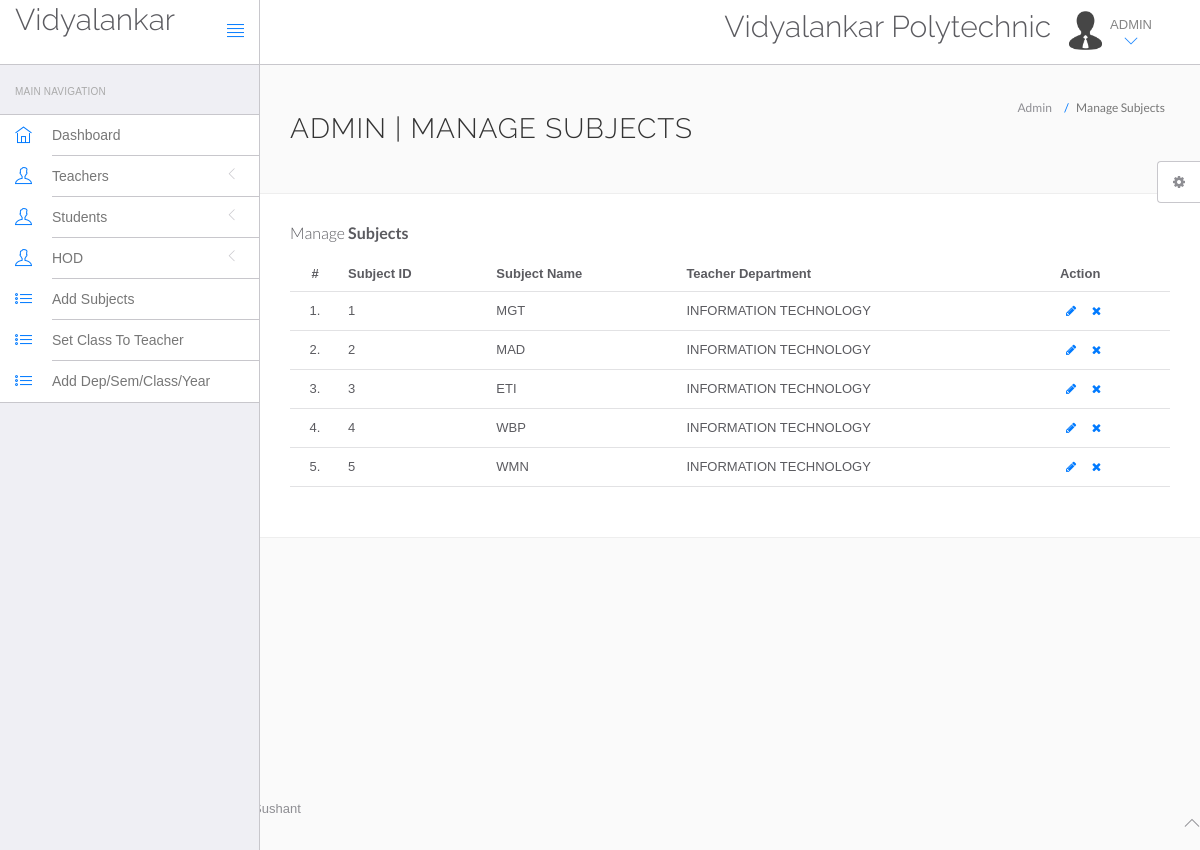
The app's page /afclick/admin/all-subjects.php (signed in) with its own data.
### tables this page shows
CREATE TABLE `subject` (
  `sub_id` int(20) NOT NULL,
  `sub_code` int(10) NOT NULL,
  `sub_name` varchar(30) NOT NULL,
  `years` varchar(20) NOT NULL,
  `dept_name` varchar(30) NOT NULL,
  `sem` varchar(10) NOT NULL,
  `specialize` varchar(30) NOT NULL,
  `practical` tinyint(1) NOT NULL,
  `theory` tinyint(1) NOT NULL,
  `creationdate` timestamp NOT NULL DEFAULT current_timestamp(),
  `updationdate` varchar(30) NOT NULL,
  `pos_filled` tinyint(1) NOT NULL,
  `feed_form` tinyint(1) NOT NULL,
  `course_exit_form` tinyint(1) NOT NULL,
  `co_pt1` tinyint(1) NOT NULL,
  `co_pt2` tinyint(1) NOT NULL
);

### afclick/admin/all-subjects.php (the view, shortened to what this page needs)
<?php
include('include/config.php');
?>
<!DOCTYPE html>
<html lang="en">
	<head>
		<link rel="stylesheet" href="vendor/bootstrap/css/bootstrap.min.css">
		<link rel="stylesheet" href="vendor/fontawesome/css/font-awesome.min.css">
		<link rel="stylesheet" href="vendor/themify-icons/themify-icons.min.css">
		<link href="vendor/animate.css/animate.min.css" rel="stylesheet" media="screen">
		<link href="vendor/perfect-scrollbar/perfect-scrollbar.min.css" rel="stylesheet" media="screen">
		<link href="vendor/switchery/switchery.min.css" rel="stylesheet" media="screen">
		<link href="vendor/bootstrap-touchspin/jquery.bootstrap-touchspin.min.css" rel="stylesheet" media="screen">
		<link href="vendor/select2/select2.min.css" rel="stylesheet" media="screen">
		<link href="vendor/bootstrap-datepicker/bootstrap-datepicker3.standalone.min.css" rel="stylesheet" media="screen">
		<link href="vendor/bootstrap-timepicker/bootstrap-timepicker.min.css" rel="stylesheet" media="screen">
		<link rel="stylesheet" href="assets/css/styles.css">
		<link rel="stylesheet" href="assets/css/plugins.css">
		<link rel="stylesheet" href="assets/css/themes/theme-1.css" id="skin_color" />
	</head>
	<body>
		<div id="app">
<?php include('include/sidebar.php');?>
			<div class="app-content">
						<?php include('include/header.php');?>
				<div class="main-content" >
					<div class="wrap-content container" id="container">
						<section id="page-title">
							<div class="row">
								<div class="col-sm-8">
									<h1 class="mainTitle">Admin | Manage Subjects</h1>
																	</div>
								<ol class="breadcrumb">
									<li>
										<span>Admin</span>
									</li>
									<li class="active">
										<span>Manage Subjects</span>
									</li>
								</ol>
							</div>
						</section>
						<div class="container-fluid container-fullw bg-white">
									<div class="row">
								<div class="col-md-12">
									<h5 class="over-title margin-bottom-15">Manage <span class="text-bold">Subjects</span></h5>
									<table class="table table-hover" id="sample-table-1">
										<thead>
											<tr>
												<th class="center">#</th>
												<th>Subject ID</th>
												<th class="hidden-xs">Subject Name</th>
												<th>Teacher Department </th>
												<th>Action</th>
											</tr>
										</thead>
										<tbody>
<?php
$sql=mysqli_query($con,"select * from subject");
$cnt=1;
while($row=mysqli_fetch_array($sql))
{
?>
											<tr>
												<td class="center"><?php echo $cnt;?>.</td>
												<td class="hidden-xs"><?php echo $row['sub_id'];?></td>
												<td><?php echo $row['sub_name'];?></td>
												<td><?php echo $row['dept_name'];?>
												</td>
												<td >
												<div class="visible-md visible-lg hidden-sm hidden-xs">
							<a href="edit-subject.php?id=<?php echo $row['sub_id'];?>" class="btn btn-transparent btn-xs" tooltip-placement="top" tooltip="Edit"><i class="fa fa-pencil"></i></a>
	<a href="all-subjects.php?id=<?php echo $row['sub_id']?>&del=delete" onClick="return confirm('Are you sure you want to delete?')"class="btn btn-transparent btn-xs tooltips" tooltip-placement="top" tooltip="Remove"><i class="fa fa-times fa fa-white"></i></a>
												</div>
												</td>
											</tr>
											<?php
$cnt=$cnt+1;
											 }?>
										</tbody>
									</table>
								</div>
							</div>
								</div>
							</div>
						</div>
					</div>
				</div>
	<?php include('include/footer.php');?>
	<?php include('include/setting.php');?>
	</body>
</html>

### afclick/admin/assets/css/themes/theme-1.css (style rules this page uses)
body { background: #FAFAFA; }

### records on screen
subject: sub_id "1", sub_name "MGT", dept_name "INFORMATION TECHNOLOGY"
subject: sub_id "2", sub_name "MAD", dept_name "INFORMATION TECHNOLOGY"
subject: sub_id "3", sub_name "ETI", dept_name "INFORMATION TECHNOLOGY"
subject: sub_id "4", sub_name "WBP", dept_name "INFORMATION TECHNOLOGY"
subject: sub_id "5", sub_name "WMN", dept_name "INFORMATION TECHNOLOGY"
